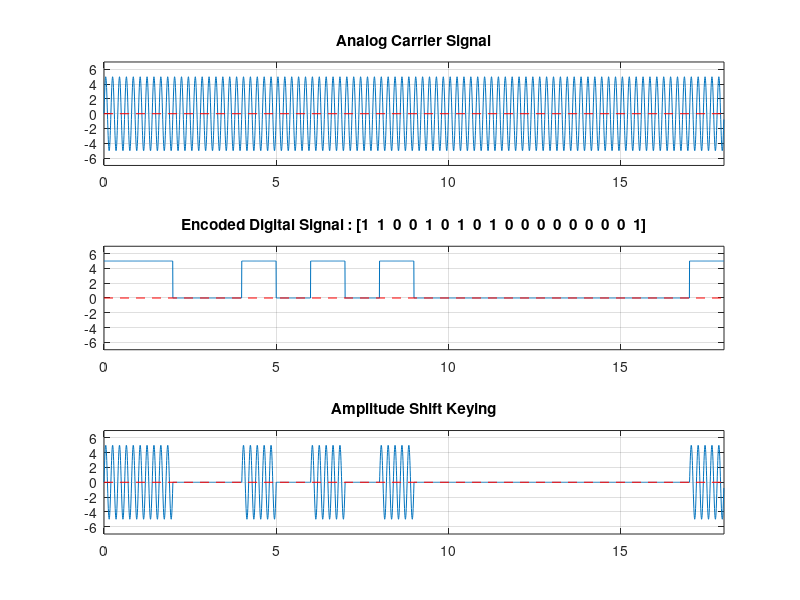

This figure's MATLAB source:
clc;
clear all;
close all;

bits = [1 1 0 0 1 0 1 0 1 0 0 0 0 0 0 0 0 1];
disp("Bits : ");
disp(bits);

voltage = 5;
am = 5;
fm = 5;
fs = 200;
bitrate = 1;
T = length(bits) / bitrate;
t = 0 : 1/fs : T - 1/fs;

%Analog Carrier Signal
x_analog = am * sin(2*pi*fm*t);

subplot(3,1,1);
plot(t,x_analog);
xlim([0 T]);
ylim([-voltage-2 voltage+2]);
title("Analog Carrier Signal");
line([0 T],[0 0],"linestyle","--","color","r");
grid on;


%Encoded Digital Signal
x_digital = zeros(1,length(t));

for i = 1 : length(bits)
  from = (i - 1) * fs / bitrate + 1;
  to = i * fs / bitrate;
  if(bits(i) == 1)
    x_digital(from : to) = voltage;
  else
    x_digital(from : to) = 0;
  endif
endfor

subplot(3,1,2);
plot(t,x_digital);
xlim([0 T]);
ylim([-voltage-2 voltage+2]);
title(['Encoded Digital Signal : [' num2str(bits) ']']);
line([0 T],[0 0],"linestyle","--","color","r");
grid on;

%ASK Modulation
for i = 1 : length(t)
  if(x_digital(i) == voltage)
    ask(i) = x_analog(i);
  endif
endfor

subplot(3,1,3);
plot(t,ask);
xlim([0 T]);
ylim([-voltage-2 voltage+2]);
title("Amplitude Shift Keying");
line([0 T],[0 0],"linestyle","--","color","r");
grid on;

%ASK Demodulation
data = zeros(1,length(bits));

for i = 1 : length(t)
  if(rem(i,fs) == 0 && ask(i) != 0)
    data(i / fs) = 1;
  endif
endfor

disp("ASK Decoding : ");
disp(data);